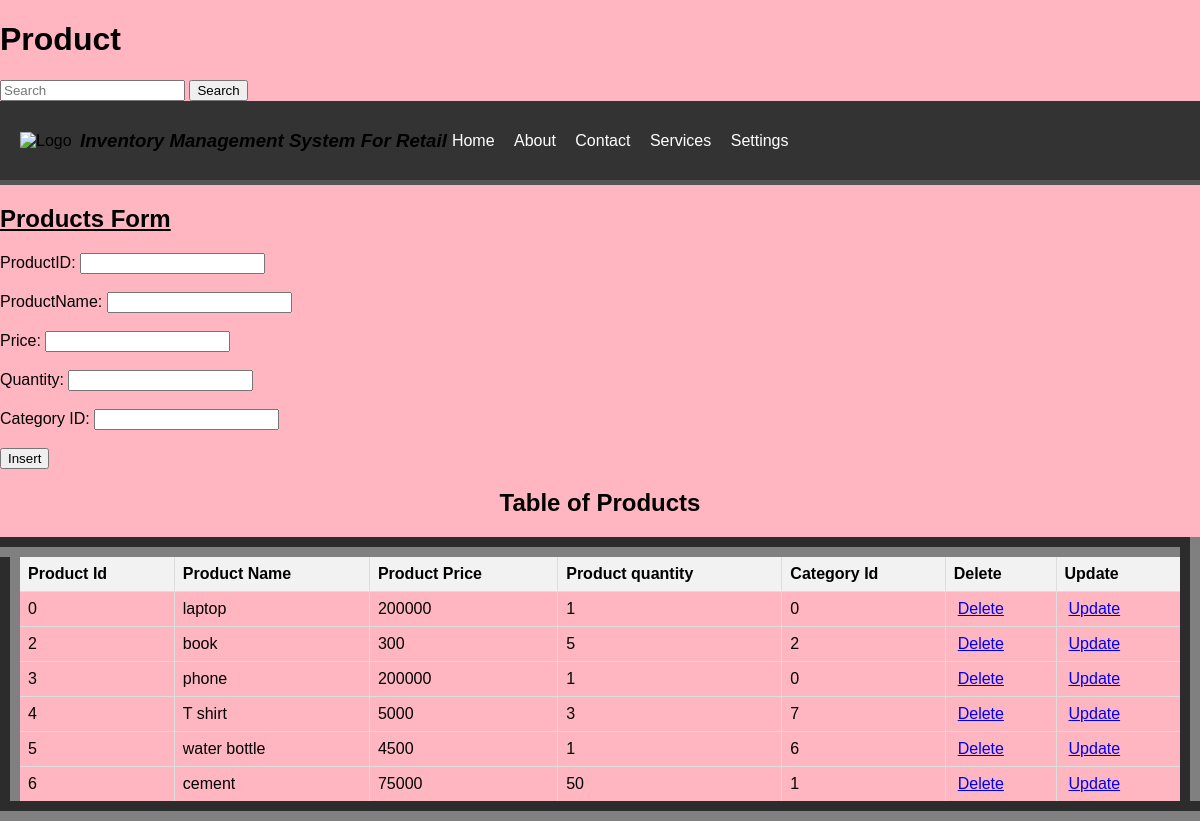
The page /product.php on the database its author committed.
### tables this page shows
CREATE TABLE `product` (
  `product_id` int(11) NOT NULL,
  `name` varchar(25) DEFAULT NULL,
  `price` int(11) DEFAULT NULL,
  `quantity` int(11) DEFAULT NULL,
  `category_id` int(11) DEFAULT NULL
);

### product.php (the view, shortened to what this page needs)
<!DOCTYPE html>
<html lang="en">
<head>
</head>
    <body style="background-image: url('./Images/Goal.jpg');background-repeat: no-repeat;background-size:cover;">
  <header>
    <h1>Product</h1>
  </header>
  <form class="d-flex" role="search" action="search.php">
    <input class="form-control me-2" type="search" placeholder="Search" aria-label="Search" name="query">
    <button class="btn btn-outline-success" type="submit">Search</button>
  </form>
<div class="header">
    <img class="logo" src="tt.png" alt="Logo">
    <h3><i>Inventory Management System For Retail</i></h3>
    <ul class="navigation">
        <li><a href="home.html">Home</a></li>
        <li><a href="about.html">About</a></li>
        <li><a href="contact.html">Contact </a></li>
        <li class="dropdown">
            <a href="#">Services</a>
        </li>
        <li class="dropdown">
            <a href="#">Settings</a>
        </li>
    </ul>
</div>
<section>
<h1><u> Products Form </u></h1>
    <form method="post" onsubmit="return confirmInsert();">
        <label for="product_id">ProductID:</label>
        <input type="number" id="product_id" name="product_id"><br><br>
        <label for="name">ProductName:</label>
        <input type="text" id="name" name="name" required><br><br>
        <label for="price">Price:</label>
        <input type="number" id="price" name="price" required><br><br>
        <label for="quantity">Quantity:</label>
        <input type="number" id="quantity" name="quantity" required><br><br>
        <label for="category_id">Category ID:</label>
        <input type="number" id="category_id" name="category_id" required><br><br>
        <input type="submit" name="add" value="Insert">
    </form>
<?php
include('db_connection.php');
$sql = "SELECT * FROM product";
$result = $conn->query($sql);
?>
<!DOCTYPE html>
<html>
<head>
</head>
<body>
    <center><h2>Table of Products</h2></center>
    <table border="20">
        <tr>
            <th>Product Id</th>
            <th>Product Name</th>
            <th>Product Price</th>
            <th>Product quantity</th>
            <th>Category Id</th>
            <th>Delete</th>
            <th>Update</th>
        </tr>
        <?php
        if ($result->num_rows > 0) {
            while ($row = $result->fetch_assoc()) {
                echo "<tr>
                    <td>" . $row['product_id'] . "</td>
                    <td>" . $row['name'] . "</td>
                    <td>" . $row['price'] . "</td>
                    <td>" . $row['quantity'] . "</td>
                    <td>" . $row['category_id'] . "</td>
                    <td><a style='padding:4px' href='delete product.php?product_id=" . $row['product_id'] . "'>Delete</a></td>
                    <td><a style='padding:4px' href='update product.php?product_id=" . $row['product_id'] . "'>Update</a></td>
                </tr>";
            }
        } else {
            echo "<tr><td colspan='4'>No data found</td></tr>";
        }
        ?>
    </table>
</body>
</html>
</body>
</body>
</html>

### product.php (style rules this page uses)
body { background-color:lightpink; font-family: Arial, sans-serif; margin: 0; padding: 0; }
.header { display: flex; justify-content: space-between; align-items: center; padding: 10px 20px; background-color: #333; border-bottom: 5px solid #555; }
.logo { width: 60px; height: auto; }
.navigation { list-style-type: none; margin: 0; padding: 0; text-align: none; flex-grow: 2; }
.navigation li { display: inline-block; margin-right: 5px; padding: 5px; }
.navigation li:last-child { margin-right: 0; }
.navigation li a { text-decoration: none; color: #fff; }
table { width: 100%; border-collapse: collapse; }
th, td { border: 1px solid #ddd; padding: 8px; text-align: left; }
th { background-color: #f2f2f2; }

### rows shown on the page
product: product_id "0", name "laptop", price "200000", quantity "1", category "0"
product: product_id "2", name "book", price "300", quantity "5", category "2"
product: product_id "3", name "phone", price "200000", quantity "1", category "0"
product: product_id "4", name "T shirt", price "5000", quantity "3", category "7"
product: product_id "5", name "water bottle", price "4500", quantity "1", category "6"
product: product_id "6", name "cement", price "75000", quantity "50", category "1"
